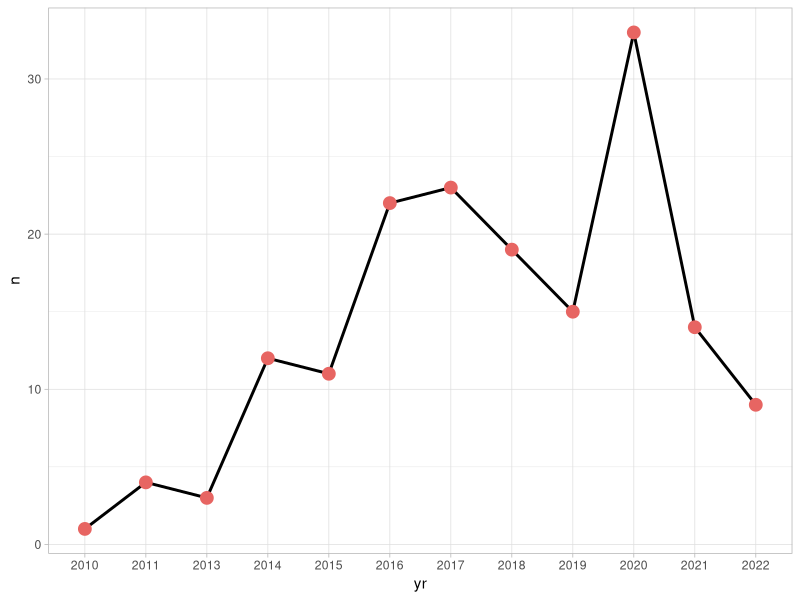

Here is the R script that generated this plot:
## ---- chunk 1
library(tidyverse)
knitr::opts_chunk$set(warning=FALSE,message=FALSE,collapse = TRUE, fig.align="center",fig.width = 8)
## ---- chunk 2
df= tibble::tribble(
  ~Name,                          ~Author,                ~Pub_Date,  
   "统计模拟及其R实现",                    "肖枝洪",                  "2010-04", 
   "时间序列分析及应用:R语言",                "Jonathan D. Cryer",    "2011-01", 
   "R语言数据操作",                      "菲尔·斯佩克特",              "2011-07", 
   "环境与生态统计:R语言的应用",               "钱松",                   "2011-07", 
   "R语言初学者指南",                     "阿兰·F·祖尔",              "2011-09", 
   "R语言经典实例",                      "Paul Teetor",          "2013-05", 
   "R语言编程艺术",                      "Norman Matloff",       "2013-05", 
   "数据挖掘与R语言",                     "Luis Torgo",           "2013-07", 
   "R语言与Bioconductor生物信息学应用",      "高山",                   "2014-01", 
   "R语言与网站分析",                     "李明",                   "2014-04", 
   "R数据可视化手册",                     "Winston Chang",        "2014-05", 
   "数据挖掘:R语言实战",                   "黄文",                   "2014-06", 
   "R语言统计入门",                      "Peter Dalgaard",       "2014-06", 
   "学习R",                          "Richard Cotton",       "2014-06", 
   "R语言核心技术手册",                    "Joseph Adler",         "2014-07", 
   "数据分析:R语言实战",                   "李诗羽",                  "2014-08", 
   "R的极客理想,工具篇",                   "张丹",                   "2014-08", 
   "R语言与数据挖掘最佳实践和经典案例",            "Yanchang Zhao",        "2014-09", 
   "R语言实用教程",                      "薛毅",                   "2014-10", 
   "R语言的科学编程与仿真",                  "欧文·琼斯",                "2014-12", 
   "非参数统计:基于R语言案例分析",              "柳向东",                  "2015-02", 
   "R数据分析:方法与案例详解",                "方匡南",                  "2015-02", 
   "R软件教程与统计分析:入门到精通",             "麦考斯",                  "2015-04", 
   "R软件入门与基础",                     "张志杰",                  "2015-04", 
   "R语言轻松入门与提高",                   "Andrie de Vries",      "2015-05", 
   "统计学习导论:基于R应用",                 "加雷斯·詹姆斯",              "2015-05", 
   "数据科学中的R语言",                    "李航",                   "2015-07", 
   "R的极客理想,高级开发篇",                 "张丹",                   "2015-07", 
   "游戏数据分析的艺术",                    "于洋",                   "2015-09", 
   "R语言数据分析与挖掘实战",                 "张良均",                  "2015-10", 
   "R高性能编程:用整套解决方案与高超技巧突破性能瓶颈",    "Aloysius Lim",         "2015-12", 
   "量化投资:以R语言为工具",                 "蔡立耑",                  "2016-01", 
   "R语言初学指南",                      "Brian Dennis",         "2016-01", 
   "应用回归及分类:基于R",                  "吴喜之",                  "2016-01", 
   "R语言实战:编程基础、统计分析与数据挖掘宝典",       "李倩星",                  "2016-03", 
   "投资学及其R语言应用",                   "朱顺泉",                  "2016-03", 
   "基于R语言的自动数据收集",                 "西蒙·蒙策尔特",              "2016-03", 
   "数据科学:理论、方法与R语言实践",             "尼娜·朱梅尔",               "2016-03", 
   "R数据分析秘笈",                      "Viswa Viswanathan",    "2016-03", 
   "R语言数据挖掘方法及应用",                 "薛薇",                   "2016-04", 
   "R语言实战:机器学习与数据分析",              "左飞",                   "2016-05", 
   "R语言在商务分析中的应用",                 "A. 奥赫里",               "2016-06", 
   "R语言与数据挖掘",                     "张良均",                  "2016-06", 
   "网络数据的统计分析:R语言实践",              "Eric D. Kolaczyk",     "2016-06", 
   "R语言入门与实践",                     "Garrett Grolemund",    "2016-06", 
   "预测分析中的建模技术:商务问题与R语言解决方案",      "Thomas W. Miller",     "2016-07", 
   "试验设计与数据分析:基于R语言应用",            "郑杰",                   "2016-08", 
   "多元时间序列分析及金融应用:R语言",            "蔡瑞胸",                  "2016-08", 
   "数据科学实践手册:R+Python",            "Tony Ojeda",           "2016-08", 
   "统计学导论:基于R语言",                  "李勇",                   "2016-09", 
   "R语言预测实战",                      "游皓麟",                  "2016-10", 
   "R语言市场研究分析",                    "克里斯·查普曼",              "2016-10", 
   "数据科学:R语言实战",                   "Dan Toomey",           "2016-11", 
   "R语言与数据分析实战",                   "徐珉久",                  "2017-01", 
   "R语言统计学基础",                     "吕小康",                  "2017-02", 
   "量化金融R语言高级教程",                  "Edina Berlinger",      "2017-05", 
   "量化金融R语言初级教程",                  "Gergely Daroczi",      "2017-05", 
   "深度学习与R语言",                     "程显毅",                  "2017-06", 
   "数据科学:R语言实现",                   "丘祐玮",                  "2017-06", 
   "数据科学R语言实践:面向计算推理与问题求解的案例研究法",  "德博拉·诺兰",               "2017-06", 
   "机器学习与数据科学:基于R的统计学习方法",         "Daniel D. Gutierrez",  "2017-06", 
   "R语言可以很简单",                     "Andrie de Vries",      "2017-07", 
   "R语言游戏数据分析与挖掘",                 "谢佳标",                  "2017-07", 
   "应用回归分析:R语言版",                  "何晓群",                  "2017-07", 
   "数学建模:基于R",                     "薛毅",                   "2017-07", 
   "自动化交易R语言实战指南",                 "Chris Conlan",         "2017-08", 
   "R语言数据分析项目精解:理论、方法、实战",         "罗荣锦",                  "2017-08", 
   "基于R语言的证券公司信用风险计量和管理",          "崔玉征",                  "2017-08", 
   "大数据分析师权威教程:机器学习、大数据分析和可视化",    "Wrox国际IT认证项目",         "2017-08", 
   "深度学习精要:基于R语言",                 "Joshua F. Wiley",      "2017-09", 
   "R语言与大数据编程实战",                  "李倩星",                  "2017-09", 
   "风险模型:基于R的保险损失预测",              "孟生旺",                  "2017-09", 
   "R语言编程指南",                      "任坤",                   "2017-10", 
   "R语言机器学习/第2版",                  "Brett Lantz",          "2017-11", 
   "应用统计分析与R语言实战",                 "吕书龙",                  "2017-11", 
   "基于R语言数据挖掘的统计与分析",              "韦鹏程",                  "2017-12", 
   "数据挖掘与R语言",                     "易正俊",                  "2018-01", 
   "R语言与网络舆情处理",                   "于卫红",                  "2018-01", 
   "R的极客理想:量化投资篇",                 "张丹",                   "2018-01", 
   "概率图模型:基于R语言",                  "大卫·贝洛特",               "2018-01", 
   "R语言商业分析实战",                    "Umesh R. Hodeghatta",  "2018-02", 
   "R语言与医学统计图形",                   "张铁军",                  "2018-02", 
   "文本挖掘:基于R语言的整洁工具",              "Julia Silge",          "2018-03", 
   "R语言统计分析与应用",                   "汪海波",                  "2018-04", 
   "机器学习实践指南:基于R语言",               "尼格尔·刘易斯",              "2018-04", 
   "R语言:大数据分析中的统计方法及应用",           "薛薇",                   "2018-07", 
   "R语言基础与数据科学应用",                 "沈刚",                   "2018-07", 
   "探寻数据背后的逻辑:R语言数据挖掘之道",          "宋云生",                  "2018-08", 
   "R数据科学",                        "哈德利·威克姆",              "2018-08", 
   "大数据分析与算法",                     "拉金德拉·阿卡拉卡",            "2018-10", 
   "数据挖掘与应用:以SAS和R为工具.第2版",        "张俊妮",                  "2018-10", 
   "ggplot2: 数据分析与图形艺术",           "哈德利·威克汉姆",             "2018-11", 
   "数据挖掘算法与R语言实现",                 "肖海军",                  "2018-11", 
   "R语言编程基础",                      "林智章",                  "2019-01", 
   "数据科学实战手册",                     "普拉罕",                  "2019-01", 
   "R语言程序设计基础",                    "文必龙",                  "2019-04", 
   "R语言之书:编程与统计",                  "蒂尔曼·M. 戴维斯",           "2019-05", 
   "R语言数据可视化之美",                   "张杰",                   "2019-05", 
   "R大数据分析实用指南",                   "西蒙·沃克威克",              "2019-05", 
   "R语言数据分析与挖掘实战手册",               "程静",                   "2019-06", 
   "统计分析:以R与Excel为分析工具",           "康拉德·卡尔伯格",             "2019-06", 
   "深度学习企业实战:基于R语言",               "尼格尔·刘易斯",              "2019-06", 
   "R统计数据清洗及应用",                   "马克·范德鲁",               "2019-06", 
   "R数据科学实战:工具详解与案例分析",            "刘健",                   "2019-07", 
   "R语言数据高效处理指南",                  "黄天元",                  "2019-09", 
   "R数据加工与分析呈现宝典",                 "乔纳森·卡罗尔",              "2019-09", 
   "基于R的语言学统计方法",                  "王家钺",                  "2019-10", 
   "现代生物学数据分析原理与应用",               "梅步俊",                  "2019-11", 
   "R语言:实用数据分析和可视化技术",             "贾里德·P. 兰德",            "2020-01", 
   "R语言机器学习",                      "卡西克·拉玛苏布兰马尼安",         "2020-01", 
   "多元统计分析及R语言建模.第5版",             "王斌会",                  "2020-01", 
   "通过实例学习R",                      "吉姆·艾伯特",               "2020-01", 
   "深度学习实战手册:R语言版",                "普拉卡什",                 "2020-01", 
   "R语言统计分析与机器学习",                 "薛震",                   "2020-02", 
   "基于R的数理统计学",                    "崔玉杰",                  "2020-04", 
   "多元统计分析:基于R.第2版",               "费宇",                   "2020-04", 
   "数量生态学:R语言的应用.第2版",             "Daniel Borcard",       "2020-05", 
   "谁说菜鸟不会数据分析,R语言篇",              "方小敏",                  "2020-06", 
   "R语言经典实例",                      "J.D. Long",            "2020-06", 
   "数据可视化:基于R语言",                  "贾俊平",                  "2020-06", 
   "计量经济学实验:基于R语言的实现",             "时奇",                   "2020-06", 
   "R统计编程入门",                      "W. John Braun",        "2020-06", 
   "时间序列分析:基于R.第2版",               "王燕",                   "2020-06", 
   "概率论与数理统计:基于R语言",               "方红",                   "2020-07", 
   "统计学:基于R语言的实现.第3版",             "王涛",                   "2020-07", 
   "R统计高级编程和数据模型:分析、机器学习和可视化",     "马特·威利",                "2020-07", 
   "大规模数据分析和建模:基于Spark与R",         "Javier Luraschi",      "2020-07", 
   "高级R语言编程指南",                    "哈德利·威克汉姆",             "2020-08", 
   "大数据分析:基于R语言",                  "塞玛·阿查亚",               "2020-08", 
   "时间序列分析及其应用:基于R语言实例",           "罗伯特·H.沙姆韦",            "2020-08", 
   "数据分析:基于R语言",                   "潘文超",                  "2020-09", 
   "R语言数据分析与可视化从入门到精通",            "程乾",                   "2020-10", 
   "现代回归分析方法引论",                   "翁洋",                   "2020-10", 
   "R语言数据可视化实战",                   "米霖",                   "2020-11", 
   "机器学习及R应用",                     "陈强",                   "2020-11", 
   "科研数据分析与绘图指导",                  "袁吉有",                  "2020-11", 
   "R语言开发技术标准教程",                  "谢书良",                  "2020-12", 
   "R绘图系统.第3版",                    "保罗·莫雷尔",               "2020-12", 
   "R语言数据分析、挖掘建模与可视化",             "刘顺祥",                  "2021-01", 
   "数据挖掘:基于R语言的实战",                "张俊妮",                  "2021-01", 
   "统计学:基于R.第4版",                  "贾俊平",                  "2021-01", 
   "数据预处理从入门到实战:基于SQL、R、Python",   "本桥智光",                 "2021-02", 
   "大数据生态学研究方法",                   "刘方邻",                  "2021-03", 
   "多元统计分析实验",                     "徐芳燕",                  "2021-03", 
   "文本数据挖掘:基于R语言",                 "黄天元",                  "2021-04", 
   "生物统计学实验指导:SPSS 22.0及R语言应用",    "陈玉华",                  "2021-05", 
   "数据可视化分析:基于R语言.第2版",            "贾俊平",                  "2021-05", 
   "机器学习与R语言",                     "Brett Lantz",          "2021-06", 
   "玩转大数据:SAS+R+Stata+Python",     "孙江伟",                  "2021-06", 
   "统计建模技术I,多元统计建模与时间序列建模",        "罗良清",                  "2021-06", 
   "统计分析:以R语言为工具",                 "朱雪宁",                  "2021-08", 
   "R语言数据分析与可视化",                  "杨剑锋",                  "2022-01", 
   "现代数据科学",                 "本杰明",                  "2022-03",
  "社会科学中的数据分析:R语言的应用", "李泉", "2022-01",
  "R语言在生物统计中的应用", "杨泽峰", "2022-02",
  "大话数据科学：大数据与机器学习实战:基于R语言", "陈文贤", "2020-07",
  "R数据科学实战", "尼娜·祖梅尔", "2022-01", 
  "数据科学实战入门:使用Python和R", "尚塔尔", "2020-08",
  "机器学习实战:使用R、tidyverse和mlr", "赫芬", "2021-06",
  "R语言:迈向大数据之路", "洪锦魁", "2022-08",
  "R语言实战技巧精粹：350秘技大全", "金城俊哉", "2022-03", 
  "深入浅出R语言数据分析", "米霖", "2020-09",
  "学R：零基础学习R语言", "赵鹏", "2018-05",
  "零基础学R语言数据分析:从机器学习、数据挖掘、文本挖掘到大数据分析", "李仁钟", "2018-11",
  "基于R语言的数据清洗技术", "白世贞", "2022-03",
  "极简R语言入门", "王亮", "2022-08"
)
df
df= df %>% 
  arrange(desc(Pub_Date)) %>% 
  mutate(ID= 1:n(), .before = Name)
## ---- chunk 3
knitr::kable(df)
## ---- chunk 4
df %>% 
  group_by(yr= str_extract(Pub_Date, "\\d{4}")) %>% 
  summarise(n= n()) %>% 
  
  ggplot(aes(yr, n))+
  
  geom_line(aes(group= 1), size= 1)+
  geom_point(size= 4, color= "#e76562")+
  
  theme_light()
